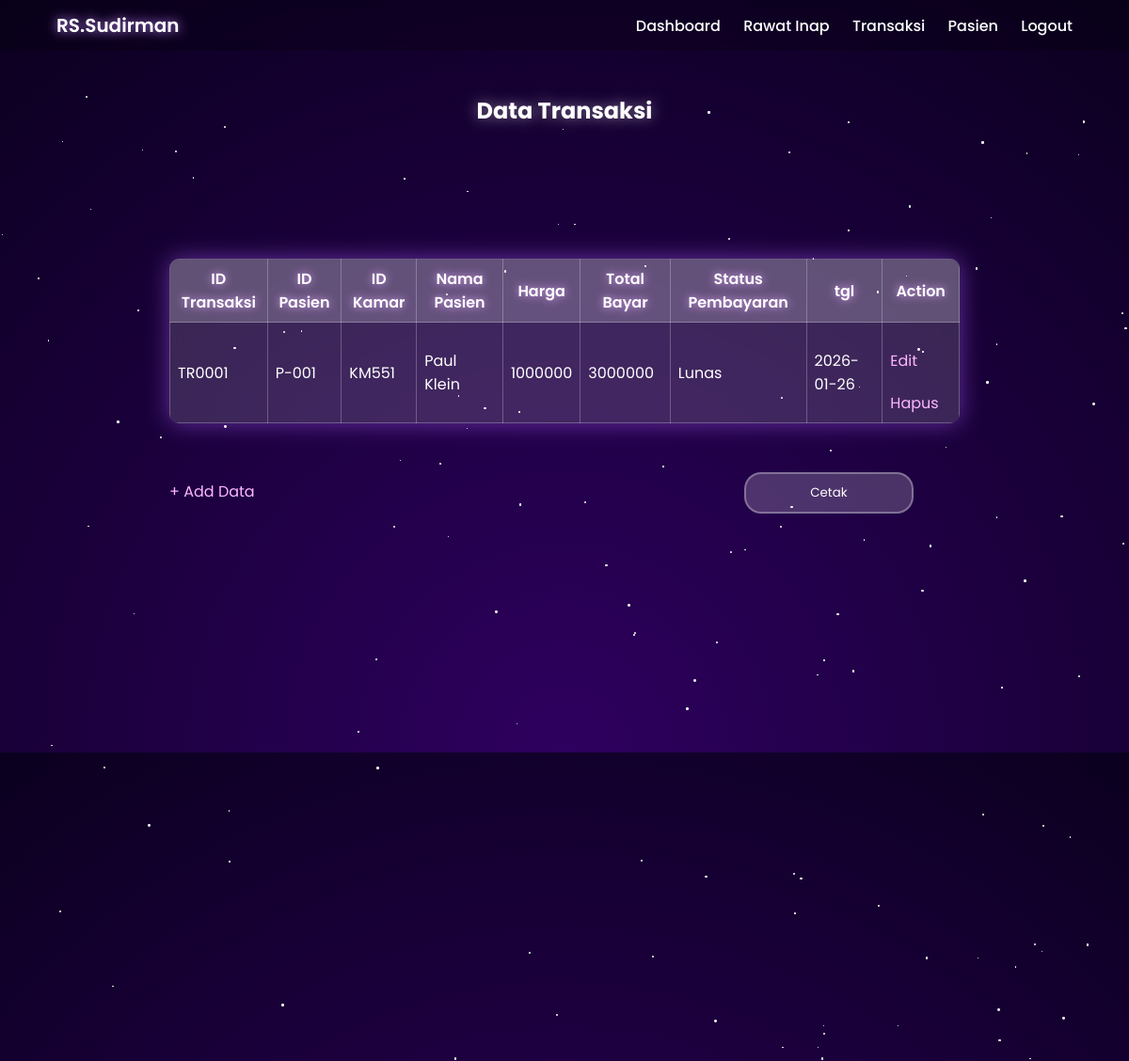
Page /transaksi/index.php on the committed database.
### tables this page shows
CREATE TABLE `transaksi_zivana` (
  `id_transaksi` int(5) NOT NULL,
  `id_pasien` varchar(5) NOT NULL,
  `id_kamar` varchar(5) NOT NULL,
  `kode_tr` varchar(10) NOT NULL,
  `total_bayar` int(11) NOT NULL,
  `status_pembayaran` varchar(15) NOT NULL,
  `tgl` date NOT NULL
);

CREATE TABLE `pasien_zivana` (
  `id_pasien` varchar(5) NOT NULL,
  `nama` varchar(30) NOT NULL,
  `alamat` varchar(50) NOT NULL,
  `kontak` varchar(12) NOT NULL
);

CREATE TABLE `kamar_zivana` (
  `id_kamar` varchar(5) NOT NULL,
  `no_kamar` varchar(11) NOT NULL,
  `kelas` varchar(5) NOT NULL,
  `status_kamar` varchar(11) NOT NULL,
  `harga` int(11) NOT NULL
);

### transaksi/index.php (the view, shortened to what this page needs)
<?php
include "../connect.php";
$data = mysqli_query($conn,
    "SELECT transaksi_zivana.*, pasien_zivana.id_pasien, pasien_zivana.nama, kamar_zivana.id_kamar, kamar_zivana.harga
     FROM transaksi_zivana
     JOIN pasien_zivana ON transaksi_zivana.id_pasien = pasien_zivana.id_pasien
     JOIN kamar_zivana ON transaksi_zivana.id_kamar = kamar_zivana.id_kamar"
);
?>
<!DOCTYPE html>
<html>
<head>
    <link rel="stylesheet" href="../asset/zivana.css">
</head>
<body>
<div class="navbar">
    <h1>RS.Sudirman</h1>
    <div class="nav-links">
        <a href="../dashboard.php">Dashboard</a>
        <a href="../rawatinap/index.php">Rawat Inap</a>
        <a href="../transaksi/index.php">Transaksi</a>
        <a href="../pasien/index.php">Pasien</a>
        <a href="../logout.php">Logout</a>
    </div>
</div>
<h2 style="margin-top:100px; text-align:center;">Data Transaksi</h2>
<table>
    <tr>
        <th>ID Transaksi</th>
        <th>ID Pasien</th>
        <th>ID Kamar</th>
        <th>Nama Pasien</th>
        <th>Harga</th>
        <th>Total Bayar</th>
        <th>Status Pembayaran</th>
        <th>tgl</th>
        <th>Action</th>
    </tr>
    <?php while($d = mysqli_fetch_assoc($data)){ ?>
    <tr>
        <td><?= $d['kode_tr'] ?></td>
        <td><?= $d['id_pasien'] ?></td>
        <td><?= $d['id_kamar'] ?></td>
        <td><?= $d['nama'] ?></td>
        <td><?= $d['harga'] ?></td>
        <td><?= $d['total_bayar'] ?></td>
        <td><?= $d['status_pembayaran'] ?></td>
        <td><?= $d['tgl'] ?></td>
        <td>
            <a class="back" href="editTransaksi.php?id=<?= $d['id_transaksi'] ?>">Edit</a>
            <a class="back" href="hapusTransaksi.php?id=<?= $d['id_transaksi'] ?>">Hapus</a>
        </td>
    </tr>
    <?php } ?>
</table>
<a href="inputTransaksi.php" class="back" style="margin-left:15%;">+ Add Data</a>
  <a href="cetakTransaksi.php" target="_blank">
    <input type="button" value="Cetak" class="cetak-btn">
</a>
</body>
</html>

### asset/zivana.css (style rules this page uses)
* { margin:0; padding:0; box-sizing:border-box; font-family:'Poppins',sans-serif; }
body { min-height:100vh; background:radial-gradient(circle at bottom,#2e005f,#0b001f); overflow-x:hidden; color:#fff; position:relative; }
body::before { content:""; position:absolute; inset:0; background:url('https://cdn.pixabay.com/photo/2020/02/23/17/59/landscape-4876811_1280.png') no-repeat center/cover; opacity:0.65; z-index:-1; }
.navbar { width:100%; padding:12px 60px; display:flex; justify-content:space-between; align-items:center; background:rgba(0,0,0,0.2); backdrop-filter:blur(6px); position:fixed; top:0; left:0; z-index:10; }
.navbar h1 { font-size:20px; font-weight:600; color:#fff; text-shadow:0 0 12px #c18aff; }
.nav-links a { margin-left:20px; text-decoration:none; color:#fff; font-weight:500; transition:0.3s; }
h2 { text-align:center; margin-bottom:20px; text-shadow:0 0 15px rgba(255,255,255,0.5); }
input, button, select, textarea { width:100%; padding:10px; border:none; border-radius:18px; margin:6px 0; outline:none; }
input, select, textarea { background:rgba(255,255,255,0.2); color:#fff; border:2px solid rgba(255,255,255,0.3); }
input::placeholder { color:#ddd; }
table { width:70%; margin:140px auto 40px; border-collapse:collapse; background:rgba(255,255,255,0.15); border-radius:10px; overflow:hidden; backdrop-filter:blur(10px); box-shadow:0 0 25px rgba(180,100,255,0.5); }
td, th { padding:8px; border:1px solid rgba(255,255,255,0.25); }
th { background:rgba(255,255,255,0.2); font-weight:600; text-shadow:0 0 10px #e2aaff; }
a.back { display:inline-block; margin-top:20px; color:#ffb7ff; text-decoration:none; transition:0.3s; }

### transaksi/index.php (style rules this page uses)
.cetak-btn { width: 15%; margin-left: 43%; }

### rows in the picture
transaksi_zivana: kode_tr "TR0001", id_pasien.id_pasien "P-001", id_kamar.id_kamar "KM551", id_pasien.nama "Paul Klein", id_kamar.harga "1000000", total_bayar "3000000", status_pembayaran "Lunas", tgl "2026-01-26"
